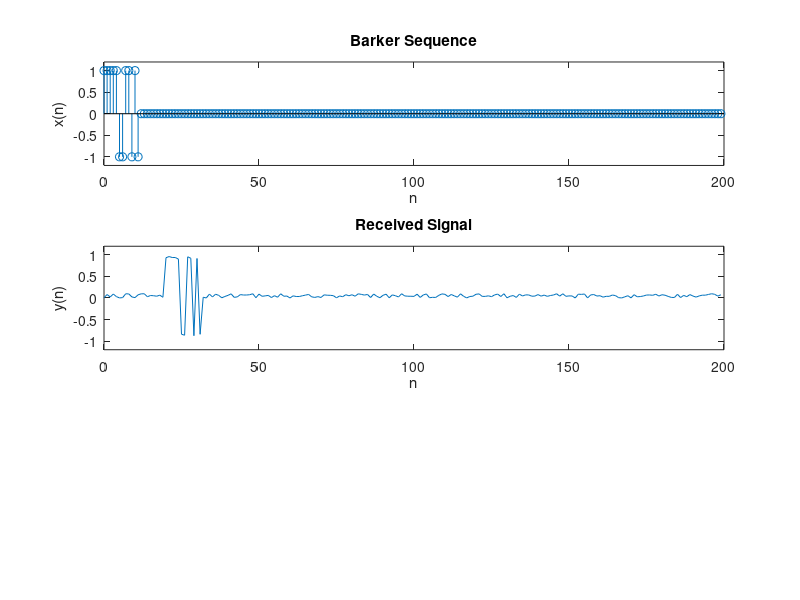

Write the MATLAB code that produced this figure. (Note: this script raises an error after producing the figure.)
%% Project 1 problem 2.65 b)
% x(n) = [1,1,1,1,1,-1,-1,1,1,-1,1,-1,1]; n = [0:12];
% v(n)= Random Gaussian sequence with zero mean and
% standard deviation sigma = .01
% y(n)= .9*x(n-20)+v(n)
k = [0:199];
x = [1,1,1,1,1,-1,-1,1,1,-1,1,-1,1]; n = [0:12];
x(13:200) = 0;

% plot x(n)
subplot(3,1,1)
stem(k,x);title('Barker Sequence');
xlabel('n');ylabel('x(n)');
axis([0,200,-1.2,1.2]);

% calculate y(n)
x = circshift(x,[0,20]);
sigma = .01;
v = sqrt(sigma).*rand(1,200);
y = .9.*x + v;

% plot y(n)
subplot(3,1,2)
plot(k,y);title('Received Signal')
xlabel('n');ylabel('y(n)');
axis([0,200,-1.2,1.2]);

%% Cross-correlation -- I was having some error here
% the SIGFOLD and CONV_M weren't being found
% even though they were in the project folder
% r = cross(x,h)
[y,k] = SIGFOLD(y,k); % obtain h(-n)
[r,nr] = CONV_M(x,n,y,k); % cross-correlation

% Plot Cross-correlation
subplot(3,1,3);stem(nr,r)
ylabel('r');title('Time-delay estimation');
xlabel('l');

%% Project 1 problem 2.65 b)
% x(n) = [-1,-1,-1,1,1,1,1,-1,1,-1,1,1,-1,-1,1]; n = [0:14];
% v(n)= Random Gaussian sequence with zero mean and
% standard deviation sigma = .01
% y(n)= .9*x(n-20)+v(n)
k = [0:199];
x = [-1,-1,-1,1,1,1,1,-1,1,-1,1,1,-1,-1,1]; n = [0:14];
x(15:200) = 0;

% plot x(n)
subplot(3,1,1)
stem(k,x);title('Four-stage Feedback');
xlabel('n');ylabel('x(n)');
axis([0,200,-1.2,1.2]);

% calculate y(n)
x = circshift(x,[0,20]);
sigma = .01;
v = sqrt(sigma).*rand(1,200);
y = .9.*x + v;

% plot x(n)
subplot(3,1,1)
stem(k,x);title('Four-stage Feedback');
xlabel('n');ylabel('x(n)');
axis([0,200,-1.2,1.2]);

% plot y(n)
subplot(3,1,2)
plot(k,y);title('Received Signal')
xlabel('n');ylabel('y(n)');
axis([0,200,-1.2,1.2]);

%% Cross-correlation -- I was having some error here
% the SIGFOLD and CONV_M weren't being found
% even though they were in the project folder
% r = cross(x,h)
[y,k] = SIGFOLD(y,k); % obtain h(-n)
[r,nr] = CONV_M(x,n,y,k); % cross-correlation

% Plot Cross-correlation
subplot(3,1,3);stem(nr,r)
ylabel('r');title('Time-delay estimation');
xlabel('l');